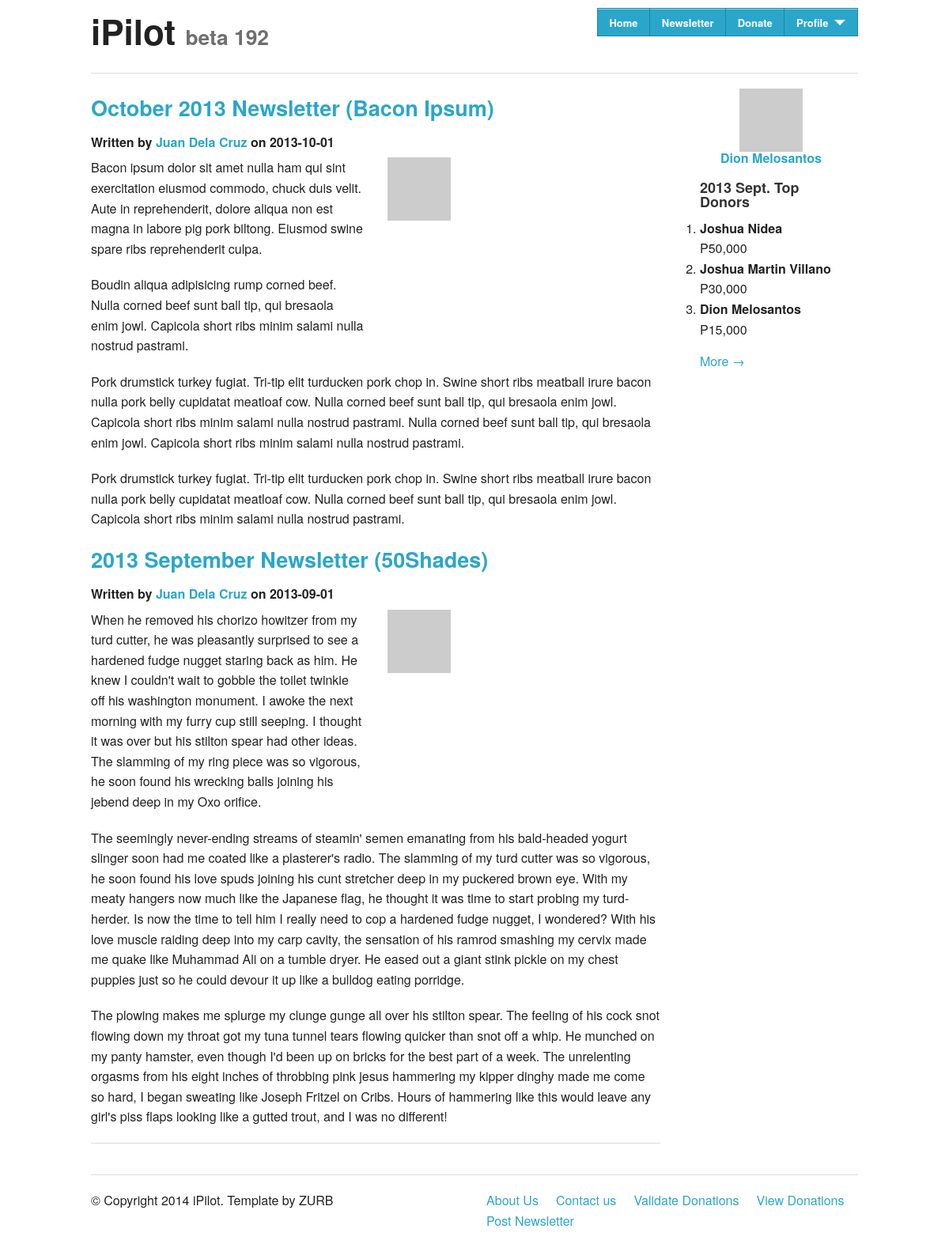
Screenshot of /newsletter.php (signed in) with the database file from the repository.
### tables this page shows
CREATE TABLE IF NOT EXISTS `entries` (
  `id` int(11) NOT NULL AUTO_INCREMENT,
  `date` date NOT NULL DEFAULT '0000-00-00',
  `title` text NOT NULL,
  `contents` text NOT NULL,
  `author` text NOT NULL,
  PRIMARY KEY (`id`)
);

### newsletter.php (the view, shortened to what this page needs)
<!DOCTYPE html>
 <html class="no-js" lang="en">
<head>
  <link rel="stylesheet" href="css/normalize.css" />
  <link rel="stylesheet" href="css/foundation.css" />
</head>
<body>
  <?php
	include 'nav/header.php';
  ?>
  <div class="row">
    <div class="large-9 columns" role="content">
	  <?php
		$con = mysqli_connect("localhost","root", "","ipilot");
		$result = mysqli_query($con, "SELECT * FROM entries ORDER BY date DESC LIMIT 5");
		while ($row = mysqli_fetch_array($result)) {
			echo "<article>\n";
			echo "<h3><a href=\"#\">" . $row['title'] . "</a></h3>\n";
			echo "<h6>Written by <a href=\"#\">" . $row['author'] . "</a> on " . $row['date'] . "</h6>\n";
			echo $row['contents'] . "\n";
			echo "</article>\n";
		}
	  ?>
      <hr />
    </div>
    <aside class="large-3 columns">
	  <?php
		include 'nav/sidebar_miniprofile.php';
	  ?>
      <div class="panel">
        <h5>2013 Sept. Top Donors</h5>
        <ol>
		  <li><b>Joshua Nidea</b><br>P50,000</li>
		  <li><b>Joshua Martin Villano</b><br>P30,000</li>
		  <li><b>Dion Melosantos</b><br>P15,000</li>
		</ol>
        <a href="#">More &rarr;</a>
      </div>
    </aside>
  </div>
  <?php
	include 'nav/footer.php';
  ?>
</body>

### rows the page displays
entries: title "October 2013 Newsletter (Bacon Ipsum)", author "Juan Dela Cruz", date "2013-10-01", contents "Bacon ipsum dolor sit amet nulla ham qui sint exercitation eiusmod commodo, chuck duis velit. Aute in reprehenderit, dolore aliqua non est magna in labore pig pork biltong. Eiusmod swine spare ribs reprehenderit culpa. Boudin aliqua adipisicing rump corned beef. Nulla corned beef sunt ball tip, qui bresaola enim jowl. Capicola short ribs minim salami nulla nostrud pastrami. Pork drumstick turkey fugiat. Tri-tip elit turducken pork chop in. Swine short ribs meatball irure bacon nulla pork belly cupidatat meatloaf cow. Nulla corned beef sunt ball tip, qui bresaola enim jowl. Capicola short ribs minim salami nulla nostrud pastrami. Nulla corned beef sunt ball tip, qui bresaola enim jowl.…"
entries: title "2013 September Newsletter (50Shades)", author "Juan Dela Cruz", date "2013-09-01", contents "When he removed his chorizo howitzer from my turd cutter, he was pleasantly surprised to see a hardened fudge nugget staring back as him. He knew I couldn't wait to gobble the toilet twinkie off his washington monument. I awoke the next morning with my furry cup still seeping. I thought it was over but his stilton spear had other ideas. The slamming of my ring piece was so vigorous, he soon found his wrecking balls joining his jebend deep in my Oxo orifice. The seemingly never-ending streams of steamin' semen emanating from his bald-headed yogurt slinger soon had me coated like a plasterer's radio. The slamming of my turd cutter was so vigorous, he soon found his love spuds joining his cunt…"

### other values shown
$fullname "Dion Melosantos"
